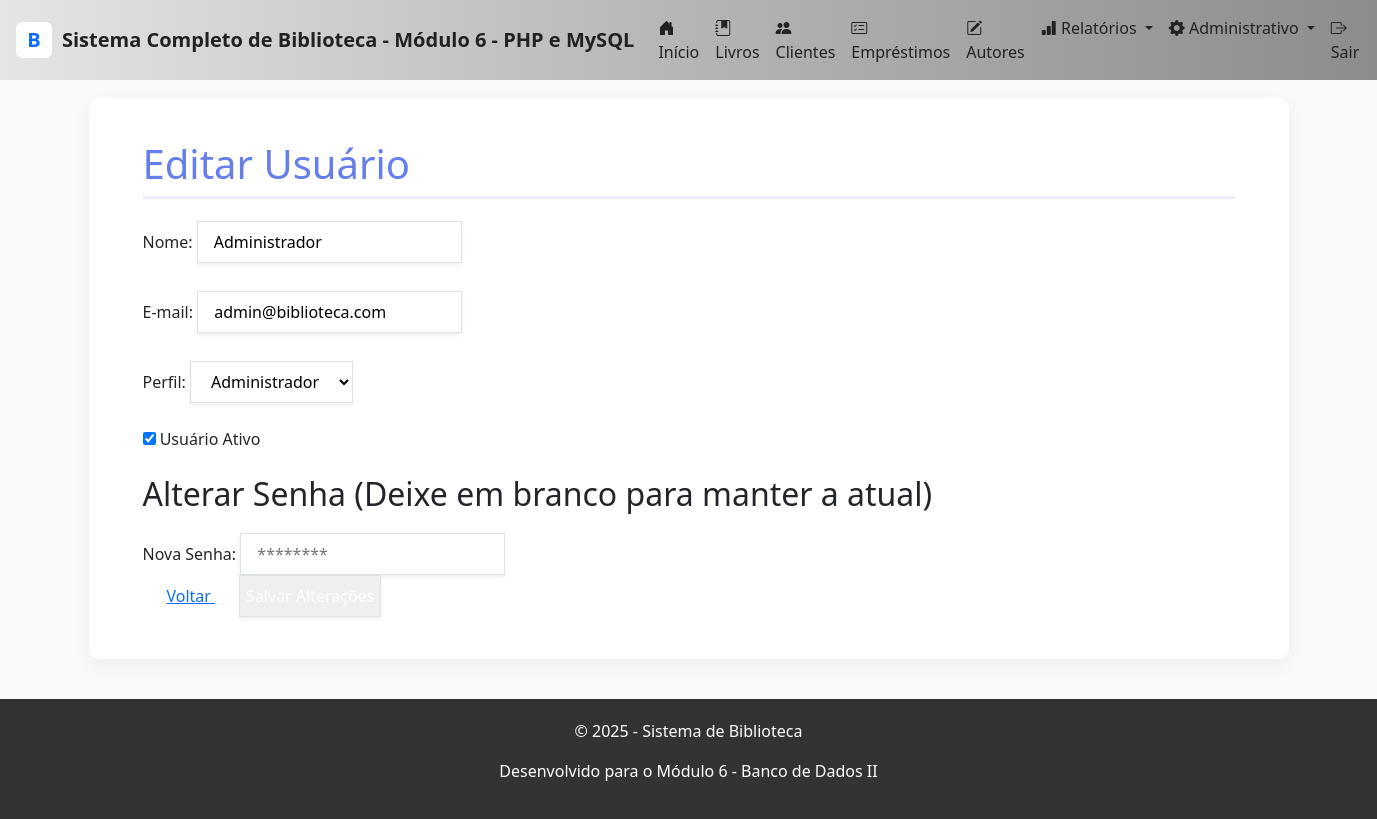
The page /login_editar.php?id=1 on the database its author committed.
### tables this page shows
CREATE TABLE `usuario` (
  `id_usuario` int NOT NULL AUTO_INCREMENT,
  `nome` varchar(100) NOT NULL,
  `email` varchar(100) NOT NULL,
  `senha_hash` varchar(255) NOT NULL,
  `perfil` varchar(15) NOT NULL DEFAULT 'cliente',
  `ativo` tinyint(1) NOT NULL DEFAULT '1',
  `criado_em` timestamp NULL DEFAULT CURRENT_TIMESTAMP,
  `reset_token` varchar(255) DEFAULT NULL,
  `reset_expira` datetime DEFAULT NULL,
  PRIMARY KEY (`id_usuario`),
  UNIQUE KEY `email` (`email`)
);

### login_editar.php (the view, shortened to what this page needs)
<?php
$id_usuario = filter_var($_GET['id'] ?? null, FILTER_VALIDATE_INT);
try {
    $db_instance = Database::getInstance();
    $conexao = $db_instance->getConnection();
} catch (Exception $e) {
    redirecionarComMensagem('login_listar.php', 'erro', 'Erro de conexão com o banco de dados.');
}
$usuario = null;
try {
    $stmt = $conexao->prepare("SELECT id_usuario, nome, email, perfil, ativo FROM usuario WHERE id_usuario = :id");
    $stmt->bindParam(':id', $id_usuario, PDO::PARAM_INT);
    $stmt->execute();
    $usuario = $stmt->fetch(PDO::FETCH_ASSOC);
} catch (PDOException $e) {
    redirecionarComMensagem('login_listar.php', 'erro', 'Erro ao buscar dados do usuário: ' . $e->getMessage());
}
include_once __DIR__ . '/includes/header.php';
$nome = htmlspecialchars($usuario['nome'] ?? '');
$email = htmlspecialchars($usuario['email'] ?? '');
$perfil = htmlspecialchars($usuario['perfil'] ?? '');
$ativo_checked = ($usuario['ativo'] ?? 0) ? 'checked' : '';
?>
<div class="container mx-auto p-4 md:p-8">
    <div class="max-w-xl mx-auto bg-white p-6 rounded-xl shadow-2xl">
        <h1 class="text-3xl font-extrabold text-gray-800 mb-6 border-b-2 pb-2">Editar Usuário</h1>
        <form action="login_atualizar.php" method="POST">
            <div class="mb-4">
                <label for="nome" class="block text-sm font-medium text-gray-700">Nome:</label>
                <input type="text" id="nome" name="nome" value="<?php echo $nome; ?>" required
                       class="mt-1 block w-full px-3 py-2 border border-gray-300 rounded-md shadow-sm focus:outline-none focus:ring-indigo-500 focus:border-indigo-500 sm:text-sm">
            </div>
            <div class="mb-4">
                <label for="email" class="block text-sm font-medium text-gray-700">E-mail:</label>
                <input type="email" id="email" name="email" value="<?php echo $email; ?>" required
                       class="mt-1 block w-full px-3 py-2 border border-gray-300 rounded-md shadow-sm focus:outline-none focus:ring-indigo-500 focus:border-indigo-500 sm:text-sm">
            </div>
            <div class="mb-4">
                <label for="perfil" class="block text-sm font-medium text-gray-700">Perfil:</label>
                <select id="perfil" name="perfil" required
                        class="mt-1 block w-full px-3 py-2 border border-gray-300 bg-white rounded-md shadow-sm focus:outline-none focus:ring-indigo-500 focus:border-indigo-500 sm:text-sm">
                    <option value="admin" <?php echo ($perfil === 'admin' ? 'selected' : ''); ?>>Administrador</option>
                </select>
            </div>
            <div class="mb-6 flex items-center">
                <input id="ativo" name="ativo" type="checkbox" value="1" <?php echo $ativo_checked; ?>
                       class="h-4 w-4 text-indigo-600 border-gray-300 rounded focus:ring-indigo-500">
                <label for="ativo" class="ml-2 block text-sm text-gray-900">Usuário Ativo</label>
            </div>
            <div class="mb-6 border-t pt-4">
                <h2 class="text-lg font-semibold text-gray-800 mb-3">Alterar Senha (Deixe em branco para manter a atual)</h2>
                <label for="senha" class="block text-sm font-medium text-gray-700">Nova Senha:</label>
                <input type="password" id="senha" name="senha"
                       class="mt-1 block w-full px-3 py-2 border border-gray-300 rounded-md shadow-sm focus:outline-none focus:ring-indigo-500 focus:border-indigo-500 sm:text-sm"
                       placeholder="********">
            </div>
            <div class="flex justify-between">
                <a href="login_listar.php" class="px-4 py-2 text-sm font-medium rounded-md text-gray-600 bg-gray-200 hover:bg-gray-300 transition duration-150 ease-in-out">
                    Voltar
                </a>
                <button type="submit"
                        class="px-6 py-2 border border-transparent text-base font-medium rounded-md shadow-sm text-white bg-indigo-600 hover:bg-indigo-700 focus:outline-none focus:ring-2 focus:ring-offset-2 focus:ring-indigo-500 transition duration-150 ease-in-out">
                </button>
            </div>
        </form>
    </div>
</div>
<?php
include_once __DIR__ . '/includes/footer.php';
?>

### includes/header.php (style rules this page uses)
body { background:#f8f9fa; font-family: "Segoe UI", Tahoma, sans-serif; }
h1 { color:#667eea; border-bottom:3px solid rgba(102,126,234,0.12); padding-bottom:8px; margin-bottom:18px; }

### rows shown on the page
usuario: nome "Administrador", email "admin@biblioteca.com", perfil "Administrador"

### other values the page prints
NOME_BIBLIOTECA "Sistema Completo de Biblioteca - Módulo 6 - PHP e MySQL"
